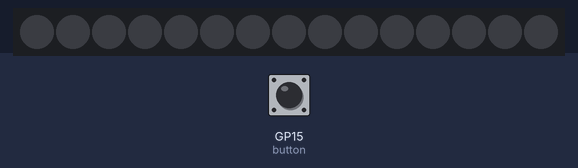
Recording of a program running on a simulated Raspberry Pi Pico running MicroPython. On the bench: 15 RGB LEDs in strip order, left to right. Inputs (shaded band) come from the test bench; at power-on: GP15 (button) LOW.

Above: at 1.2 s.
1.3 s: GP15 (button) pulled HIGH for 3.2 s
At 2.6 s:
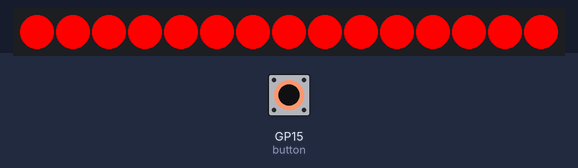
At 5.4 s:
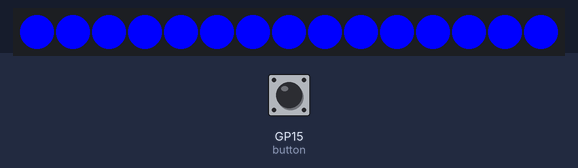
6.0 s: GP15 (button) pulled HIGH for 0.5 s
At 7.0 s:
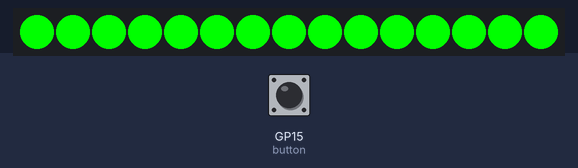
Timing chart, 0 to 9.0 s (numbered marks = the images above; inputs shaded):
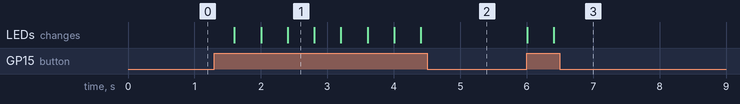

Measured:
- after the input at 1.3 s, the LEDs: first change after 0.30 s (image 1 shows a later state)
- after the input at 6.0 s, the LEDs: first change at once (image 3 shows a later state)
- what the display in image 1 shows lasts 0.4 s, from 2.4 s to 2.8 s

The program:

day12_button.py
```python
import time
from machine import Pin
from neopixel import NeoPixel

button = Pin(15, Pin.IN, Pin.PULL_DOWN)
strip = NeoPixel(Pin(28), 15)

red = 255,0,0
green = 0,255,0
blue = 0,0,255

colours = [red, green, blue]

myIndex = 0

indexLength = len(colours) - 1

while True:
  time.sleep(0.4)

  if button() == 1:
    if myIndex < indexLength:
      myIndex += 1
    else:
      myIndex = 0

    strip.fill((colours[myIndex]))

    strip.write()
```
